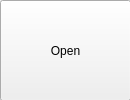
<?xml version="1.0" encoding="UTF-8"?>
<ui version="4.0">
 <class>Widget</class>
 <widget class="QWidget" name="Widget">
  <property name="geometry">
   <rect>
    <x>0</x>
    <y>0</y>
    <width>130</width>
    <height>100</height>
   </rect>
  </property>
  <property name="minimumSize">
   <size>
    <width>130</width>
    <height>100</height>
   </size>
  </property>
  <property name="maximumSize">
   <size>
    <width>130</width>
    <height>100</height>
   </size>
  </property>
  <property name="windowTitle">
   <string>Widget</string>
  </property>
  <widget class="QPushButton" name="open">
   <property name="geometry">
    <rect>
     <x>0</x>
     <y>0</y>
     <width>131</width>
     <height>101</height>
    </rect>
   </property>
   <property name="text">
    <string>Open</string>
   </property>
  </widget>
 </widget>
 <layoutdefault spacing="6" margin="11"/>
 <resources/>
 <connections/>
</ui>
